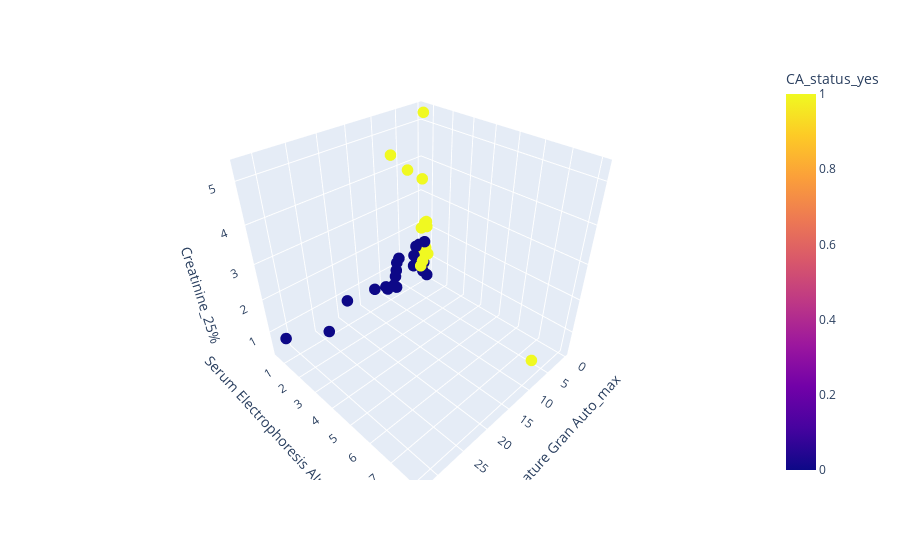

The code cell stored with this chart in its notebook:
### Markdown cell above
## 3D scatter

### Code cell
top3_features = X.columns[svm_set_ranks[selected_run].sorted_features.astype(int)[:3]].values
fig = px.scatter_3d(dataTable, x=top3_features[0], y=top3_features[1], z=top3_features[2],
          color=y_column_Classification)
fig.update_traces(marker_size = 4)
fig.show()

### Figure 1 — Plotly figure (JSON) as saved in the notebook; plotly's stock layout.template omitted (floating-point values rounded to 4 significant figures)
{"data": [{"hovertemplate": "Pct Immature Gran Auto_max=%{x}<br>Serum Electrophoresis Alpha 2_mean=%{y}<br>Creatinine_25%=%{z}<br>CA_status_yes=%{marker.color}<extra></extra>", "legendgroup": "", "marker": {"color": [1, 1, 1, 1, 1, 1, 1, 1, 1, 1, 1, 1, 1, 1, 1, 1, 1, 1, 1, 1, 1, 0, 0, 0, 0, 0, 0, 0, 0, 0, 0, 0, 0, 0, 0, 0, 0, 0, 0, 0, 0, 0, 0, 0], "coloraxis": "coloraxis", "size": 4, "symbol": "circle"}, "mode": "markers", "name": "", "scene": "scene", "showlegend": false, "type": "scatter3d", "x": [0.8, 1.2, 8, 2.2, 1.2, 2, 3, 9, 0.6, 0.8, 1.1, 1.3, 0.3, 0.7, 0.5, 0.5, 5.3, 0.7, 0.8, 0.6, 4.9, 0.4, 1.1, 0.6, 2.9, 9.5, 32, 0.3, 0.3, 8.6, 19, 7, 3.4, 7, 8.1, 24, 13, 9, 2, 10, 10.2, 1, 4.1, 0.6], "y": [0.8, 1.086, 0.7615, 1.35, 0.8125, 1.28, 1.296, 8.067, 0.8125, 0.7467, 0.7667, 0.8429, 0.8, 0.88, 0.9, 0.85, 1, 0.77, 1.1, 0.8625, 1.625, 0.8, 0.6158, 0.6, 0.6933, 1.2, 1.055, 0.5667, 0.64, 0.8333, 0.7387, 0.65, 0.85, 0.795, 0.875, 0.975, 0.7857, 1.133, 1.075, 0.6778, 0.8552, 0.9, 1.149, 1], "z": [5.3, 2.3, 4.5, 2.275, 1.2, 2.4, 1.175, 1, 1, 3.5, 2, 0.775, 1.05, 2.175, 1.325, 1.125, 4.025, 0.7, 1.2, 1.4, 1.25, 1.5, 1.4, 0.625, 0.8, 1.1, 1, 0.9, 1, 0.6, 0.9, 1.2, 1.25, 1.4, 0.5, 0.4, 0.8, 1.25, 0.675, 0.6, 0.6, 0.85, 1.7, 0.4]}], "layout": {"autosize": true, "coloraxis": {"colorbar": {"title": {"text": "CA_status_yes"}}, "colorscale": [[0, "#0d0887"], [0.1111, "#46039f"], [0.2222, "#7201a8"], [0.3333, "#9c179e"], [0.4444, "#bd3786"], [0.5556, "#d8576b"], [0.6667, "#ed7953"], [0.7778, "#fb9f3a"], [0.8889, "#fdca26"], [1, "#f0f921"]]}, "legend": {"tracegroupgap": 0}, "margin": {"t": 60}, "scene": {"aspectmode": "auto", "aspectratio": {"x": 1, "y": 1, "z": 1}, "domain": {"x": [0, 1], "y": [0, 1]}, "xaxis": {"title": {"text": "Pct Immature Gran Auto_max"}, "type": "linear"}, "yaxis": {"title": {"text": "Serum Electrophoresis Alpha 2_mean"}, "type": "linear"}, "zaxis": {"title": {"text": "Creatinine_25%"}, "type": "linear"}}}}
